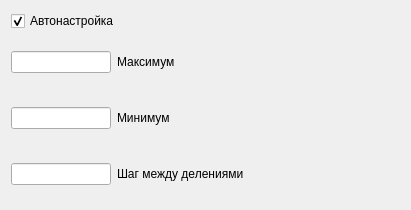
<?xml version="1.0" encoding="UTF-8"?>
<ui version="4.0">
 <class>axisSettingClass</class>
 <widget class="QDialog" name="axisSettingClass">
  <property name="geometry">
   <rect>
    <x>0</x>
    <y>0</y>
    <width>411</width>
    <height>210</height>
   </rect>
  </property>
  <property name="maximumSize">
   <size>
    <width>450</width>
    <height>250</height>
   </size>
  </property>
  <property name="windowTitle">
   <string>Настройка оси значений</string>
  </property>
  <layout class="QVBoxLayout" name="verticalLayout">
   <item>
    <widget class="QCheckBox" name="chbAuto">
     <property name="text">
      <string>Автонастройка</string>
     </property>
     <property name="checked">
      <bool>true</bool>
     </property>
    </widget>
   </item>
   <item>
    <layout class="QHBoxLayout" name="horizontalLayout_2">
     <item>
      <widget class="QLineEdit" name="txtMaxValue">
       <property name="minimumSize">
        <size>
         <width>100</width>
         <height>0</height>
        </size>
       </property>
       <property name="maximumSize">
        <size>
         <width>100</width>
         <height>16777215</height>
        </size>
       </property>
      </widget>
     </item>
     <item>
      <widget class="QLabel" name="label_2">
       <property name="text">
        <string>Максимум</string>
       </property>
      </widget>
     </item>
    </layout>
   </item>
   <item>
    <layout class="QHBoxLayout" name="horizontalLayout">
     <item>
      <widget class="QLineEdit" name="txtMinValue">
       <property name="minimumSize">
        <size>
         <width>100</width>
         <height>0</height>
        </size>
       </property>
       <property name="maximumSize">
        <size>
         <width>100</width>
         <height>16777215</height>
        </size>
       </property>
      </widget>
     </item>
     <item>
      <widget class="QLabel" name="label">
       <property name="text">
        <string>Минимум</string>
       </property>
      </widget>
     </item>
    </layout>
   </item>
   <item>
    <layout class="QHBoxLayout" name="horizontalLayout_3">
     <item>
      <widget class="QLineEdit" name="txtStepValue">
       <property name="minimumSize">
        <size>
         <width>100</width>
         <height>0</height>
        </size>
       </property>
       <property name="maximumSize">
        <size>
         <width>100</width>
         <height>16777215</height>
        </size>
       </property>
      </widget>
     </item>
     <item>
      <widget class="QLabel" name="label_3">
       <property name="text">
        <string>Шаг между делениями</string>
       </property>
      </widget>
     </item>
    </layout>
   </item>
  </layout>
 </widget>
 <resources/>
 <connections/>
</ui>
